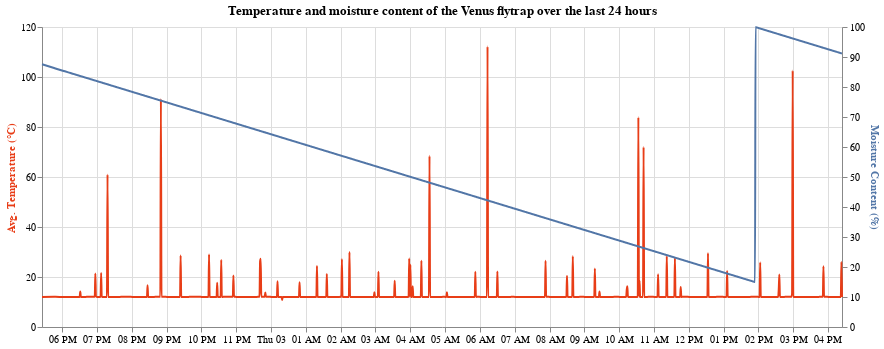

Source (notebook cell):
### Code cell
plant_name = single_plant_measurement['plant_name'].iloc[0]
base = alt.Chart(single_plant_measurement).encode(
    alt.X('measurement_time:T').title(None)
).properties(width=800)

temperature_line = base.mark_line(stroke='#e83d17', interpolate='monotone').encode(
    alt.Y('temperature').axis(
        title='Avg. Temperature (°C)', titleColor='#e83d17')
        )

moisture_line = base.mark_line(stroke='#5276A7', interpolate='monotone').encode(
    alt.Y('moisture').axis(
        title='Moisture Content (%)', titleColor='#5276A7')
)

alt.layer(temperature_line, moisture_line).resolve_scale(
    y='independent'
).properties(title=f"Temperature and moisture content of the {plant_name} over the last 24 hours")

### Figure 1 — Vega-Lite specification as saved in the notebook (floating-point values rounded to 4 significant figures; data arrays with more than 128 entries replaced by an {"elided": "..."} marker saying what was removed)
{"config": {"view": {"continuousWidth": 300, "continuousHeight": 300}}, "layer": [{"mark": {"type": "line", "interpolate": "monotone", "stroke": "#e83d17"}, "encoding": {"x": {"field": "measurement_time", "title": null, "type": "temporal"}, "y": {"axis": {"title": "Avg. Temperature (°C)", "titleColor": "#e83d17"}, "field": "temperature", "type": "quantitative"}}}, {"mark": {"type": "line", "interpolate": "monotone", "stroke": "#5276A7"}, "encoding": {"x": {"field": "measurement_time", "title": null, "type": "temporal"}, "y": {"axis": {"title": "Moisture Content (%)", "titleColor": "#5276A7"}, "field": "moisture", "type": "quantitative"}}}], "data": {"name": "data-89919c5511d9c21fb4445e88c8ae1dfb"}, "resolve": {"scale": {"y": "independent"}}, "title": "Temperature and moisture content of the Venus flytrap over the last 24 hours", "width": 800, "$schema": "https://vega.github.io/schema/vega-lite/v5.20.1.json", "datasets": {"data-89919c5511d9c21fb4445e88c8ae1dfb": {"elided": "1330 records"}}}
